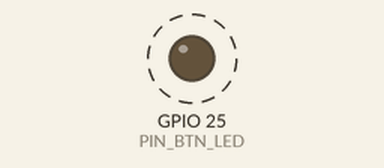
A sketch run on a simulated ESP32. Parts: output pins drawn as LEDs (lit = HIGH). Dashed ring = blinking. What the sketch prints to the serial monitor is not drawn.

Above: at 0.5 s.
Timing chart, 0 to 4.7 s (numbered marks = the images above):
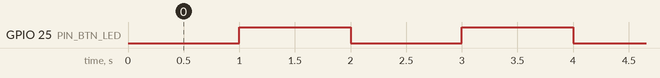

Measured:
- by itself, GPIO 25 (PIN_BTN_LED): alternates HIGH for 1.0 s and LOW for 1.0 s

The sketch:

BtnLedTest.ino
```cpp
/*
 * Bench test #1 — Button ring LED
 * ---------------------------------------------------------------------------
 * Blinks the illuminated push button's ring LED once per second.
 *
 * Exercises the whole new low-side driver chain in one shot:
 *     GPIO 25  ->  220R  ->  2N7000 gate  ->  drain  ->  LED-  ...  LED+ -> 12V rail
 * If the LED blinks, then: the MOSFET switches, the 100k pulldown isn't
 * shorting the gate, the 12V boost rail is live, and GPIO 25 is the right pin.
 *
 * Nothing else is driven. Buzzer (GPIO 27) and the LED bar are left alone.
 * Serial prints the state each toggle so you can confirm even if you can't
 * see the LED from the keyboard.
 */

#define PIN_BTN_LED 25            // 12V ring LED via N-MOSFET low-side switch, active-HIGH

const unsigned long BLINK_MS = 1000UL;   // 1 s on, 1 s off — slow and obvious

bool ledOn = false;
unsigned long lastToggle = 0;

void setup() {
  Serial.begin(115200);
  pinMode(PIN_BTN_LED, OUTPUT);
  digitalWrite(PIN_BTN_LED, LOW);   // start OFF
  delay(50);
  Serial.println();
  Serial.println(F("Bench test #1 — button ring LED on GPIO 25"));
  Serial.println(F("Expect: LED blinks 1s on / 1s off. Watch the button."));
}

void loop() {
  if (millis() - lastToggle >= BLINK_MS) {
    lastToggle = millis();
    ledOn = !ledOn;
    digitalWrite(PIN_BTN_LED, ledOn);
    Serial.printf("ring LED = %s\n", ledOn ? "ON" : "off");
  }
}
```
